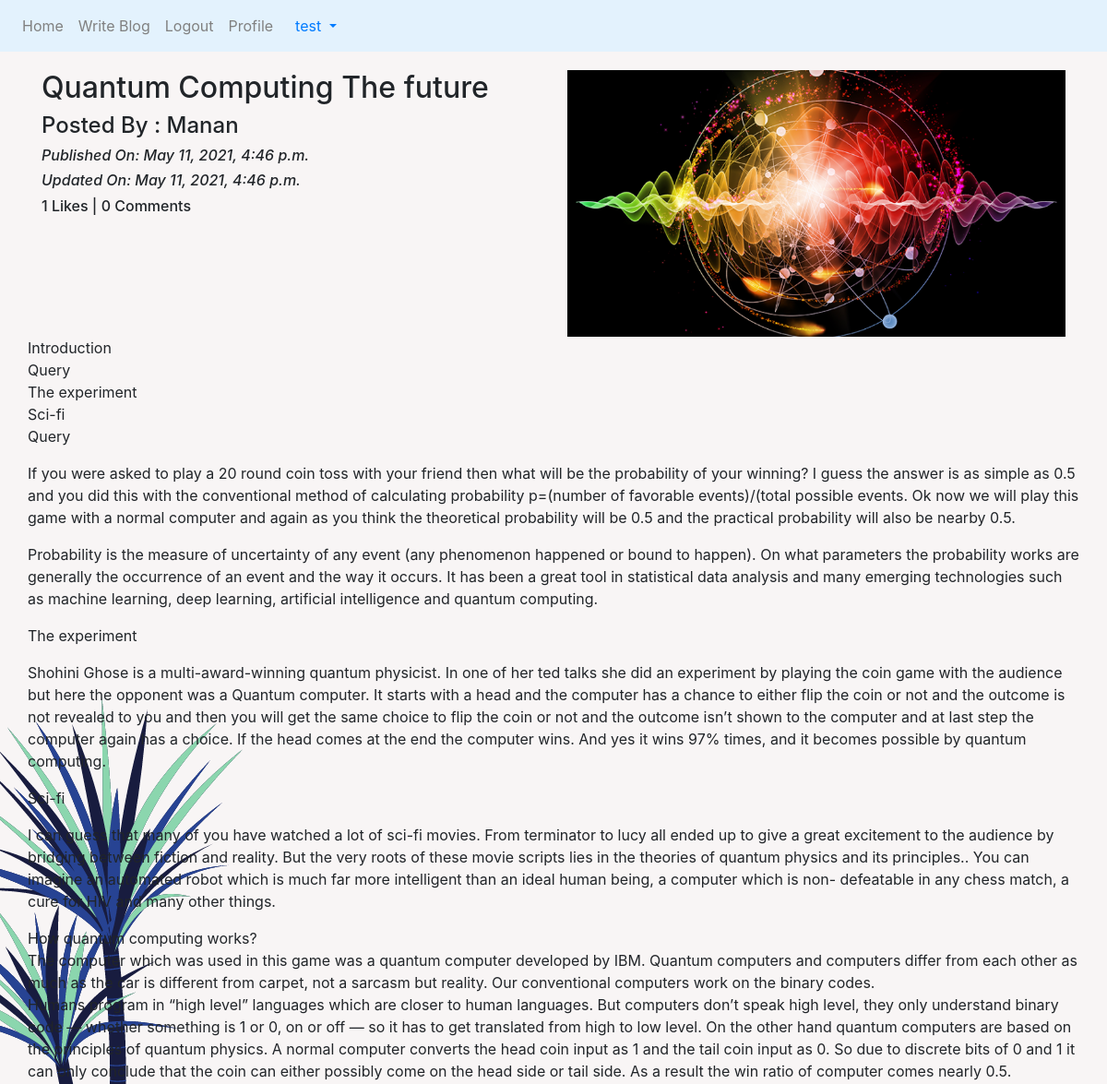
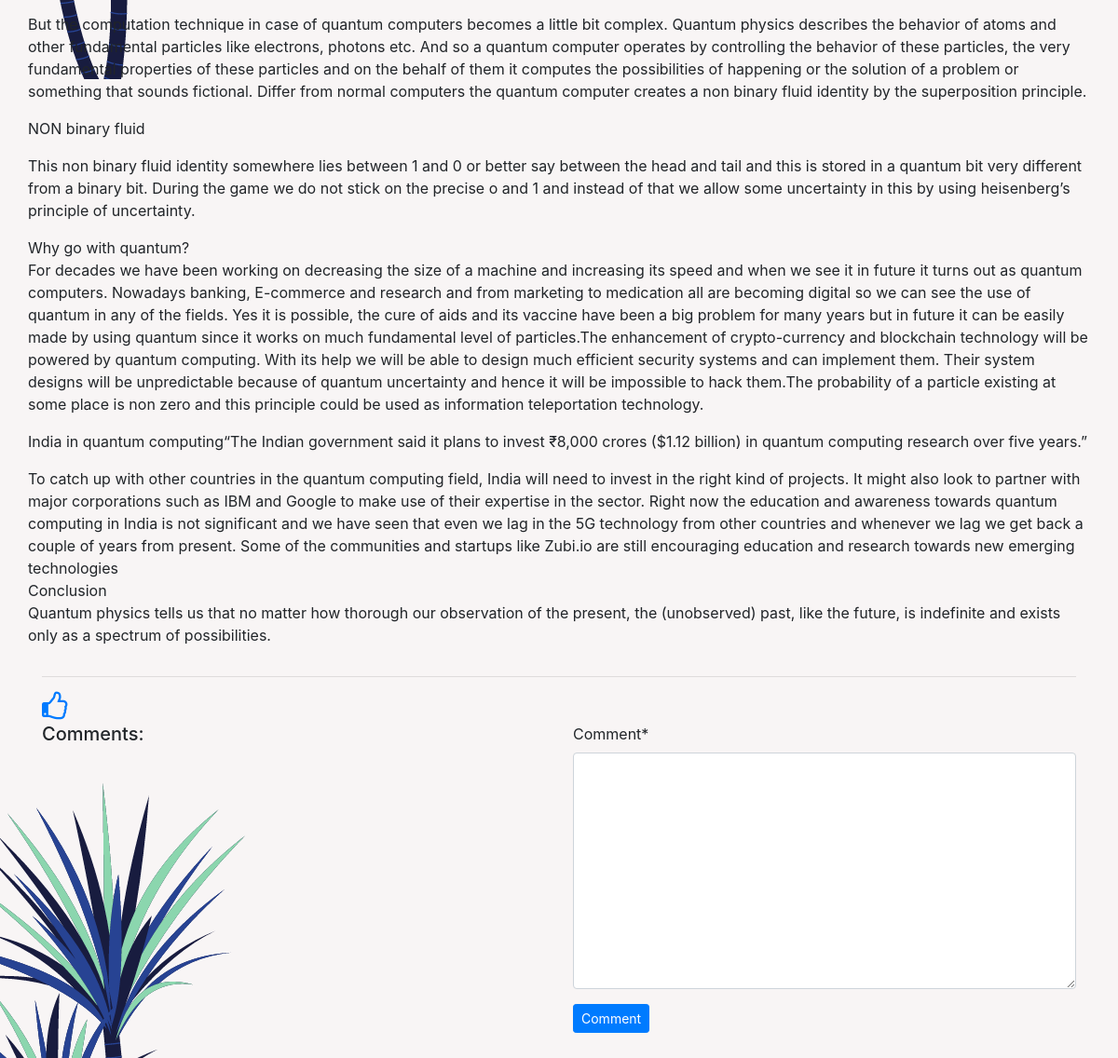
The page /blog/details/Quantum-Computing-The-future-028e4efe-3ca5-438e-855c-2d1c3cc1940b (signed in) on the database its author committed (2 pictures, top to bottom).
### App_Blog/models.py (models this page shows, shortened)
class Blog(models.Model):
    author = models.ForeignKey(User, on_delete=models.CASCADE, related_name='post_author')
    blog_title = models.CharField(max_length=264, verbose_name="Put a Title")
    slug = models.SlugField(max_length=264, unique=True)
    blog_content = models.TextField(verbose_name="What is on your mind?")
    blog_image = models.ImageField(upload_to='blog_images', verbose_name="Blog Image")
    publish_date = models.DateTimeField(auto_now_add=True)
    update_date = models.DateTimeField(auto_now=True)
    class Meta:
        ordering = ['-publish_date']

### App_Blog/views.py (the view, shortened to what this page needs)
# urls.py: path('details/<slug:slug>', views.blog_details, name='blog_details'),
def blog_details(request, slug):
    blog = Blog.objects.get(slug=slug)
    comment_form = CommentForm()
    already_liked = Likes.objects.filter(blog=blog, user=request.user)
    if already_liked:
        liked = True
    else:
        liked = False
    return render(request, 'App_Blog/blog_details.html', context={'blog':blog,'comment_form':comment_form,'liked':liked})

### App_Blog/forms.py
class CommentForm(forms.ModelForm):
    class Meta:
        model = Comment
        fields = ('comment',)

### templates/App_Blog/blog_details.html (shortened to what this page needs)
{% extends 'base.html' %}
{% load crispy_forms_tags %}
{% block body_block %}
<div class="row">
  <div class="col-sm-6">
    <h2>{{ blog.blog_title }}</h2>
    <h4>Posted By : {{ blog.author }}</h4>
    <i><h6>Published On:  {{ blog.publish_date }}</h6></i>
    <i><h6>Updated On:  {{ blog.update_date }}</h6></i>
    <h6>{{ blog.liked_blog.count }} Likes | {{ blog.blog_comment.count }} Comments</h6>
  </div>
  <div class="col-sm-6">
    <img src="/media/{{blog.blog_image}}" width="100%">
  </div>
   {{ blog.blog_content|linebreaks }}
</div>
<hr>
{% if not liked %}
<a href="{% url 'App_Blog:liked_post' pk=blog.pk %}">
<i class="fa fa-thumbs-o-up fa-2x"></i>
</a>
{% else %}
<a href="{% url 'App_Blog:unliked_post' pk=blog.pk %}">
<i class="fa fa-thumbs-o-down fa-2x"></i>
</a>
{% endif %}
 <div class="row">
   <div class="col-sm-6">
     <h5>Comments:</h5>
   </div>
   <div class="col-sm-6">
     <form method="post">
       {{ comment_form|crispy }}
       <button type="submit" class="btn btn-primary btn-sm">Comment</button>
     </form>
   </div>
 </div>
<br><br><br>
{% endblock %}

### templates/base.html (shortened to what this page needs)
{% load static %}
<!doctype html>
<html lang="en">
  <head>
    <link rel="stylesheet" href="https://stackpath.bootstrapcdn.com/bootstrap/4.5.2/css/bootstrap.min.css">
<link rel="stylesheet" href="https://maxcdn.bootstrapcdn.com/font-awesome/4.6.3/css/font-awesome.min.css">
    <link rel="stylesheet" href="{% static 'style.css'%}" type="text/css">
  </head>
  <body>
    <nav class="navbar navbar-expand-sm  navbar-light" style="background-color: #e3f2fd;">
        <ul class="navbar-nav">
          <li class="nav-item active">
            <a class="nav-link" href="{% url 'index' %}" style="color: grey;">Home</a>
          </li>
          {% if user.is_authenticated %}
          <li class="nav-item active">
            <a class="nav-link" href="{% url 'App_Blog:create_blog' %}" style="color: grey;">Write Blog</a>
          </li>
          <li class="nav-item active">
            <a class="nav-link" href="{% url 'App_Login:logout' %}" style="color: grey;">Logout</a>
          </li>
          <li class="nav-item active">
            <a class="nav-link" href="{% url 'App_Login:profile' %}" style="color: grey;">Profile</a>
          </li>
          {% endif %}
        </ul>
       {% if user.is_authenticated %}
        <div class="nav-item dropdown">
          <a class="nav-link dropdown-toggle" href="#" id="navbardrop" data-toggle="dropdown">
            {{ user.username }}
          </a>
      </div>
      {% endif %}
    </nav>
    <div class="container" style="padding-top:20px">
      {% block body_block %}
      {% endblock %}
    </div>
    <br><br><br>
  </body>
</html>

### static/style.css (style rules this page uses)
body { background: white url("images/Untitled design.png"); }

### rows shown on the page
Blog: blog_title "Quantum Computing The future", author "Manan", publish_date "May 11, 2021, 4:46 p.m.", update_date "May 11, 2021, 4:46 p.m.", liked_blog.count "1", blog_comment.count "0", blog_image (picture), blog_content "Introduction Query The experiment Sci-fi Query If you were asked to play a 20 round coin toss with your friend then what will be the probability of your winning? I guess the answer is as simple as 0.5 and you did this with the conventional method of calculating probability p=(number of favorable events)/(total possible events. Ok now we will play this game with a normal computer and again as you think the theoretical probability will be 0.5 and the practical probability will also be nearby 0.5. Probability is the measure of uncertainty of any event (any phenomenon happened or bound to happen). On what parameters the probability works are generally the occurrence of an event and the way it…"

### other values the page prints
{{ user.username }} "test"
